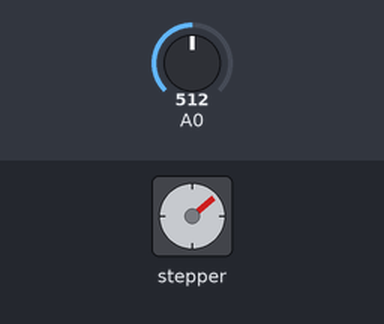
Bench run of a sketch on a simulated Arduino Uno, built with avr-gcc and run on an emulated ATmega328P. Shown: stepper motor. Inputs (shaded band) come from the test bench; at power-on: A0 = 512. Stepper angles assume 200 steps per turn.

Above: at 2.1 s.
2.2 s: A0 set to 490
At 2.57 s:
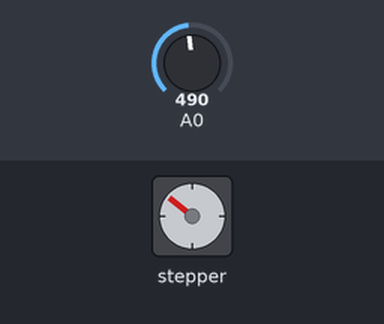
5.7 s: A0 set to 0
At 5.91 s:
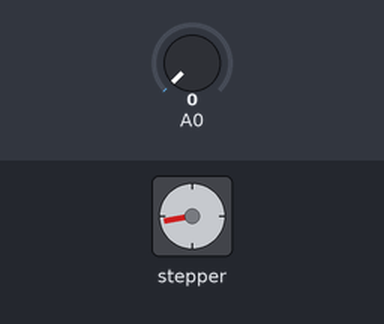
At 7.8 s:
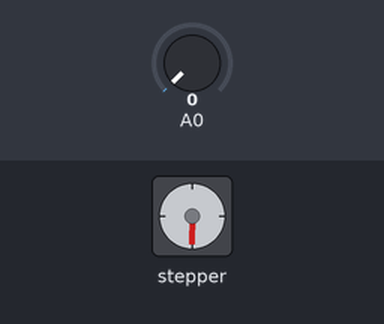
Timing chart, 0 to 9.3 s (numbered marks = the images above; inputs shaded):
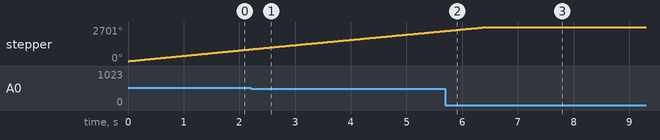

Measured:
- after the input at 5.7 s, stepper: goes on until 6.4 s, then stays 2701°

The sketch:

AccelStepperTest_VelocityPot.ino
```cpp
#include <AccelStepper.h>
#include <MultiStepper.h>

// Define our maximum and minimum speed in steps per second (scale pot to these)
#define  MAX_SPEED 500
#define  MIN_SPEED 0.1

// Define a stepper and the pins it will use
AccelStepper stepper(1, 3, 2);

int pos = 5000;

void setup()
{
  stepper.setMaxSpeed(5000);
  //stepper.setAcceleration(100);
}

void loop()
{
  static float current_speed = 0.0;
  static int analog_read_counter = 1000;
  static char sign = 1;
  static int analog_value = 0;

  if (analog_read_counter > 0) {
    analog_read_counter--;
  } else {
    analog_read_counter = 3000;
    // now read the pot (from 0 to 1023)
    analog_value = analogRead(0);
    stepper.runSpeed();
    current_speed = sign * ((analog_value / 1023.0) * (MAX_SPEED - MIN_SPEED)) + MIN_SPEED;
    stepper.setSpeed(current_speed);
  }

  stepper.runSpeed();
}
```
